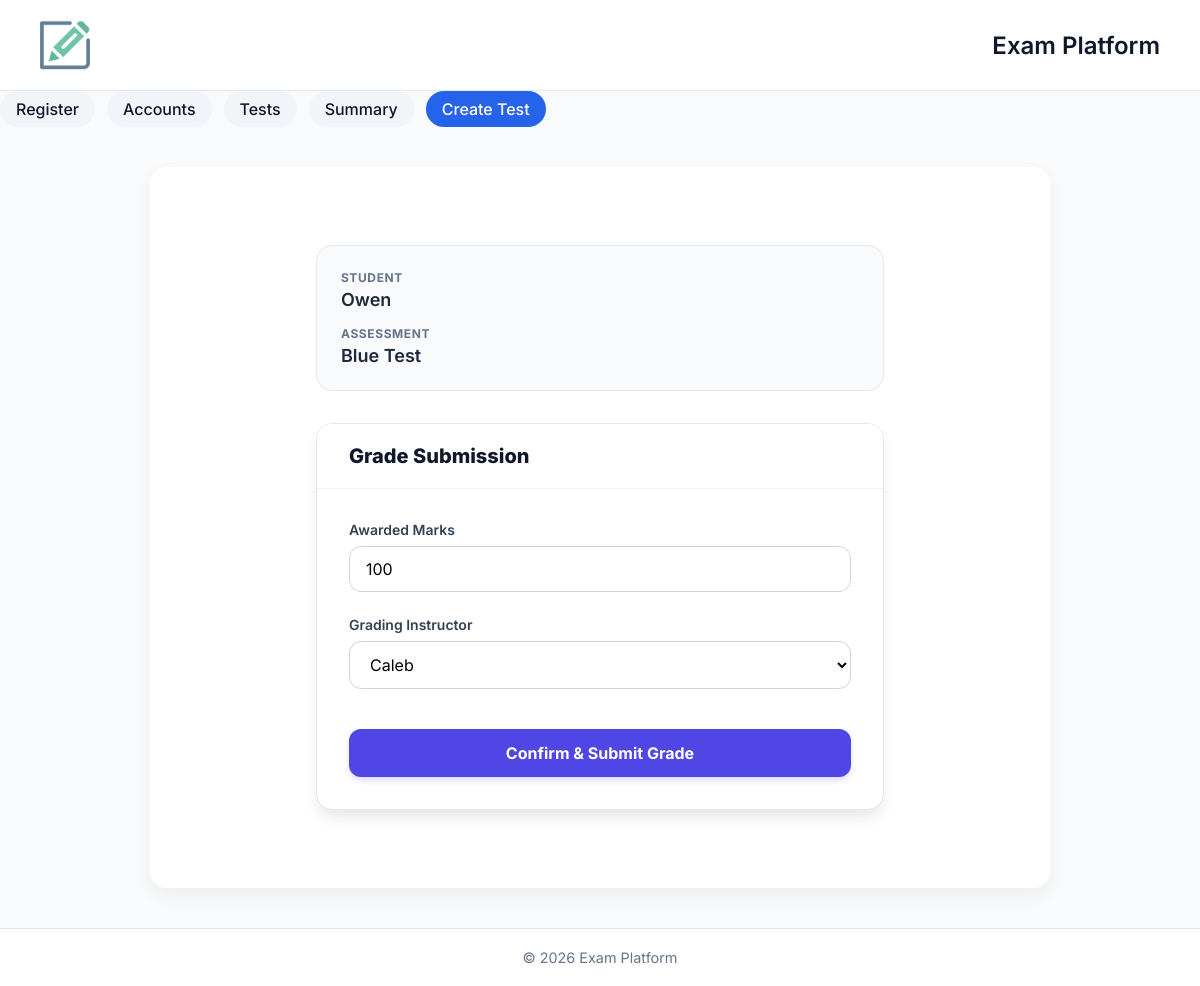
The page /submission/3/grade on the database its author committed.
### app/models/user.py (models this page shows)
class User(db.Model):
    __tablename__ = "users"
    id = db.Column(db.Integer, primary_key=True)
    name = db.Column(db.String(100))
    email = db.Column(db.String(100))
    role = db.Column(db.Enum("student", "teacher"))
    created_at = db.Column(db.DateTime, default=db.func.current_timestamp())
    submissions = db.relationship(
        "Submission",
        back_populates="student",
        foreign_keys="Submission.student_id"
    )
    graded_submissions = db.relationship(
        "Submission",
        back_populates="grader",
        foreign_keys="Submission.graded_by"
    )
    tests_created = db.relationship("Test", back_populates="teacher")

### app/models/test.py (models this page shows)
class Test(db.Model):
    __tablename__ = "tests"
    id = db.Column(db.Integer, primary_key=True)
    title = db.Column(db.String(255))
    teacher_id = db.Column(db.Integer, db.ForeignKey("users.id"))
    is_timed = db.Column(db.Boolean, default=False)
    duration = db.Column(db.Integer, nullable=True)
    created_at = db.Column(db.DateTime, default=db.func.current_timestamp())
    teacher = db.relationship("User", back_populates="tests_created")
    questions = db.relationship("Question", back_populates="test", lazy=True)
    submissions = db.relationship("Submission", back_populates="test", lazy="select")

### app/models/submission.py (models this page shows)
class Submission(db.Model):
    __tablename__ = "submissions"
    id = db.Column(db.Integer, primary_key=True)
    test_id = db.Column(db.Integer, db.ForeignKey("tests.id"))
    student_id = db.Column(db.Integer, db.ForeignKey("users.id"))
    marks = db.Column(db.Integer)
    graded_by = db.Column(db.Integer, db.ForeignKey("users.id"))
    submitted_at = db.Column(db.DateTime, default=db.func.current_timestamp())
    is_late = db.Column(db.Boolean, default=False)
    test = db.relationship("Test", back_populates="submissions")
    student = db.relationship("User", back_populates="submissions", foreign_keys=[student_id])
    grader = db.relationship("User", back_populates="graded_submissions", foreign_keys=[graded_by])
    answers = db.relationship("Answer", back_populates="submission", lazy=True)

### app/routes/routes.py (the view, shortened to what this page needs)
@bp.route("/submission/<int:submission_id>/grade", methods=["GET", "POST"])
def grade_submission(submission_id):
    submission = Submission.query.get_or_404(submission_id)
    teachers = User.query.filter_by(role="teacher").all()
    return render_template("grade_submission.html", submission=submission, teachers=teachers)

### app/templates/grade_submission.html (shortened to what this page needs)
{% extends "base.html" %}
{% block content %}
<div class="grade-container">
    <div class="info-card">
        <div class="info-label">Student</div>
        <div class="info-value">{{ submission.student.name }}</div>
        <div class="info-label">Assessment</div>
        <div class="info-value">{{ submission.test.title }}</div>
    </div>
    <div class="grade-card">
        <div class="card-header">
            <h1>Grade Submission</h1>
        </div>
        <form method="POST" class="form-body">
            <div class="form-group">
                <label class="label" for="marks">Awarded Marks</label>
                <input type="number" id="marks" name="marks"
                    class="input-field"
                    value="{{ submission.marks or 0 }}"
                    min="0"
                    placeholder="Enter score...">
            </div>
            <div class="form-group">
                <label class="label" for="teacher_id">Grading Instructor</label>
                <select name="teacher_id" id="teacher_id" class="select-field" required>
                    {% for teacher in teachers %}
                    <option value="{{ teacher.id }}"
                        {% if submission.graded_by == teacher.id %}selected{% endif %}>
                        {{ teacher.name }}
                    </option>
                    {% endfor %}
                </select>
            </div>
            <button type="submit" class="btn-submit">Confirm & Submit Grade</button>
        </form>
    </div>
</div>
{% endblock %}

### app/templates/base.html (style rules this page uses)
* { margin: 0; padding: 0; box-sizing: border-box; font-family: 'Inter', sans-serif; }
body { background: #f8fafc; color: #0f172a; min-height: 100vh; display: flex; flex-direction: column; }
h1 { font-size: 1.5rem; font-weight: 600; }

### app/templates/grade_submission.html (style rules this page uses)
.grade-container { max-width: 600px; margin: 3rem auto; padding: 0 1rem; font-family: 'Inter', system-ui, -apple-system, sans-serif; }
.info-card { background: #f8fafc; border: 1px solid #e2e8f0; border-radius: 1rem; padding: 1.5rem; margin-bottom: 2rem; }
.info-label { font-size: 0.75rem; font-weight: 700; color: #64748b; text-transform: uppercase; letter-spacing: 0.05em; margin-bottom: 0.25rem; }
.info-value { font-size: 1.125rem; font-weight: 600; color: #1e293b; margin-bottom: 1rem; }
.info-value:last-child { margin-bottom: 0; }
.grade-card { background: white; border-radius: 1rem; border: 1px solid #e5e7eb; box-shadow: 0 10px 15px -3px rgba(0, 0, 0, 0.1); overflow: hidden; }
.card-header { padding: 1.25rem 2rem; background: #ffffff; border-bottom: 1px solid #f1f5f9; }
.card-header h1 { margin: 0; font-size: 1.25rem; font-weight: 800; color: #0f172a; }
.form-body { padding: 2rem; }
.form-group { margin-bottom: 1.5rem; }
.label { display: block; font-size: 0.875rem; font-weight: 600; color: #334155; margin-bottom: 0.5rem; }
.input-field, .select-field { width: 100%; padding: 0.75rem 1rem; border-radius: 0.75rem; border: 1px solid #cbd5e1; background-color: #ffffff; font-size: 1rem; transition: all 0.2s cubic-bezier(0.4, 0, 0.2, 1); }
.btn-submit { width: 100%; padding: 0.875rem; margin-top: 1rem; background-color: #4f46e5; color: white; font-weight: 700; font-size: 1rem; border-radius: 0.75rem; border: none; cursor: pointer; transition: all 0.2s; box-shadow: 0 4px 6px -1px rgba(79, 70, 229, 0.2); }

### rows shown on the page
User: student.name "Owen"
Test: test "Blue Test"
Submission: marks "100", teacher_id "Caleb"
